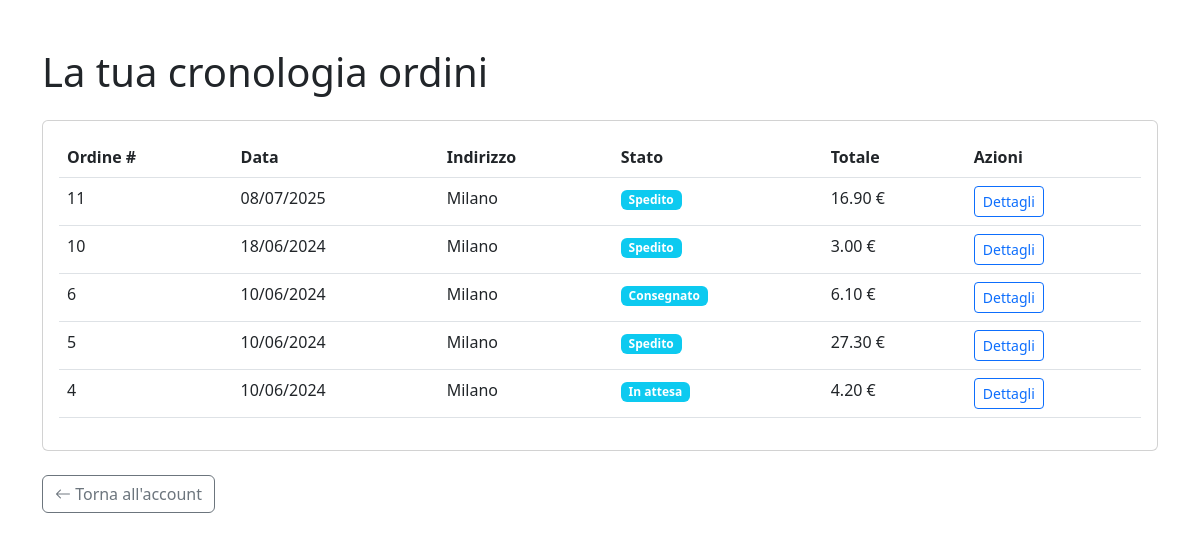
Page /core/order_history/ (signed in) on the committed database.
### core/models.py (models this page shows, shortened)
class Order(models.Model):
    STATUS_CHOICES = [
        ('pending', 'In attesa'),
        ('shipped', 'Spedito'),
        ('delivered', 'Consegnato'),
        ('cancelled', 'Annullato'),
    ]
    user = models.ForeignKey(CustomUser, on_delete=models.CASCADE, related_name='orders')
    created_at = models.DateTimeField(auto_now_add=True)
    address = models.ForeignKey(DeliveryAddress, on_delete=models.SET_NULL, null=True, blank=True, related_name='orders') # if an address is deleted, orders will still reference to a valid address
    delivery_date = models.DateField()
    status = models.CharField(max_length=20, choices=STATUS_CHOICES, default='pending')
    shipping_cost = models.DecimalField(max_digits=10, decimal_places=2, default=0.00)
    shipping_method = models.CharField(max_length=50, default='standard')
    payment_method = models.CharField(max_length=16)
    class Meta:
        ordering = ('-created_at',)
        permissions = [
            ("view_all_orders", "Può vedere tutti gli ordini"),
        ]
    def get_total_cost(self):
        return sum(item.get_cost() for item in self.items.all())

class DeliveryAddress(models.Model):
    street = models.CharField(max_length=255)
    city = models.CharField(max_length=100)
    postal_code = models.CharField(max_length=20)
    country = models.CharField(max_length=100, default='Italia')
    created_at = models.DateTimeField(auto_now_add=True)

class OrderItem(models.Model):
    order = models.ForeignKey(Order, on_delete=models.CASCADE, related_name='items')
    product = models.ForeignKey(Product, on_delete=models.CASCADE)
    price = models.DecimalField(max_digits=10, decimal_places=2) # Price at the time of order
    quantity = models.PositiveIntegerField(default=1)
    def get_cost(self):
        return self.price * self.quantity

### core/views.py (the view)
# urls.py: path('order_history/', OrderHistoryView.as_view(), name='order_history'),
class OrderHistoryView(LoginRequiredMixin, ListView):
    model = Order
    template_name = 'core/order_history.html'
    context_object_name = 'orders'
    paginate_by = 10
    def get_queryset(self):
        user = self.request.user
        if user.has_perm('core.view_all_orders'):
            return Order.objects.all().order_by('-created_at')
        return Order.objects.filter(user=self.request.user).order_by('-created_at')
    def get_context_data(self, **kwargs):
        context = super().get_context_data(**kwargs)
        context['store_manager'] = is_store_manager(self.request.user)
        return context

### users/views.py (called while the page is built)
def is_store_manager(user):
    return user.groups.filter(name='Store Managers').exists()

### templates/core/order_history.html (shortened to what this page needs)
{% extends 'base.html' %}
{% block content %}
<div class="container my-5">
    <h1 class="mb-4">La tua cronologia ordini</h1>
    {% if orders %}
        <div class="card">
            <div class="card-body">
                <div class="table-responsive">
                    <table class="table table-hover">
                        <thead>
                            <tr>
                                <th>Ordine #</th>
                                <th>Data</th>
                                <th>Indirizzo</th>
                                <th>Stato</th>
                                <th>Totale</th>
                                <th>Azioni</th>
                            </tr>
                        </thead>
                        <tbody>
                            {% for order in orders %}
                            <tr>
                                <td>{{ order.id }}</td>
                                <td>{{ order.created_at|date:"d/m/Y" }}</td>
                                <td>{{ order.address.city }}</td>
                                <td>
                                    <span class="badge {% if order.status == 'completed' %}bg-success{% elif order.status == 'processing' %}bg-warning{% else %}bg-info{% endif %}">
                                        {{ order.get_status_display }}
                                    </span>
                                </td>
                                <td>{{ order.get_total_cost }} €</td>
                                <td>
                                    <a href="{% url 'core:order_detail' order.id %}" class="btn btn-sm btn-outline-primary">Dettagli</a>
                                </td>
                            </tr>
                            {% endfor %}
                        </tbody>
                    </table>
                </div>
            </div>
        </div>
    {% else %}
        <div class="alert alert-info">
            <p>Non hai ancora effettuato alcun ordine.</p>
            <a href="{% url 'products:product_' %}" class="btn btn-primary mt-3">Inizia a fare acquisti</a>
        </div>
    {% endif %}
    <div class="mt-4">
        {% if store_manager %}
            <a href="{% url 'users:store_manager_dashboard' %}" class="btn btn-primary">
                <i class="bi bi-clipboard-data"></i> Dashboard Store Manager
            </a>
        {% else %}
            <a href="{% url 'users:account' %}" class="btn btn-outline-secondary">
            <i class="bi bi-arrow-left"></i> Torna all'account
        </a>
        {% endif %}
    </div>
</div>
{% endblock %}

### rows in the picture
Order: id "11", created_at "08/07/2025", address.city "Milano", status "Spedito", get_total_cost "16.90"
Order: id "10", created_at "18/06/2024", address.city "Milano", status "Spedito", get_total_cost "3.00"
Order: id "6", created_at "10/06/2024", address.city "Milano", status "Consegnato", get_total_cost "6.10"
Order: id "5", created_at "10/06/2024", address.city "Milano", status "Spedito", get_total_cost "27.30"
Order: id "4", created_at "10/06/2024", address.city "Milano", status "In attesa", get_total_cost "4.20"
